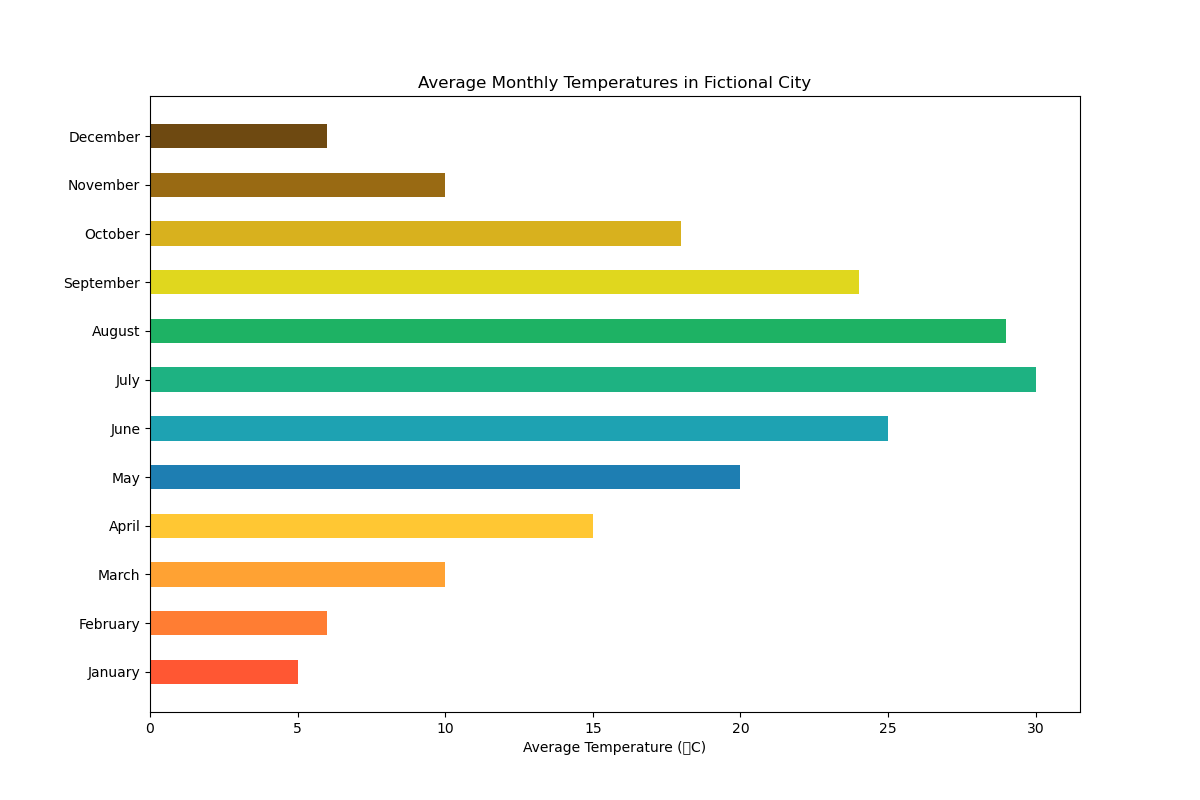

Reproduce this figure in Python.

import matplotlib.pyplot as plt

# Data
months = [
    "January", "February", "March", "April",
    "May", "June", "July", "August",
    "September", "October", "November", "December"
]
average_temperatures_celsius = [5, 6, 10, 15, 20, 25, 30, 29, 24, 18, 10, 6]

# Creating horizontal bar chart
fig, ax = plt.subplots(figsize=(12, 8))  # Change the width and height of the chart

ax.barh(months, average_temperatures_celsius, color=[
    '#FF5733', '#FF7D33', '#FFA233', '#FFC733',
    '#1E7EB2', '#1EA2B2', '#1EB282', '#1EB264',
    '#E0D71E', '#D8B11E', '#996A13', '#6E4911'
], height=0.5)  # Change bar color and height

# Adding labels and title
ax.set_xlabel('Average Temperature (°C)')
ax.set_title('Average Monthly Temperatures in Fictional City')

# Show the plot
plt.show()
